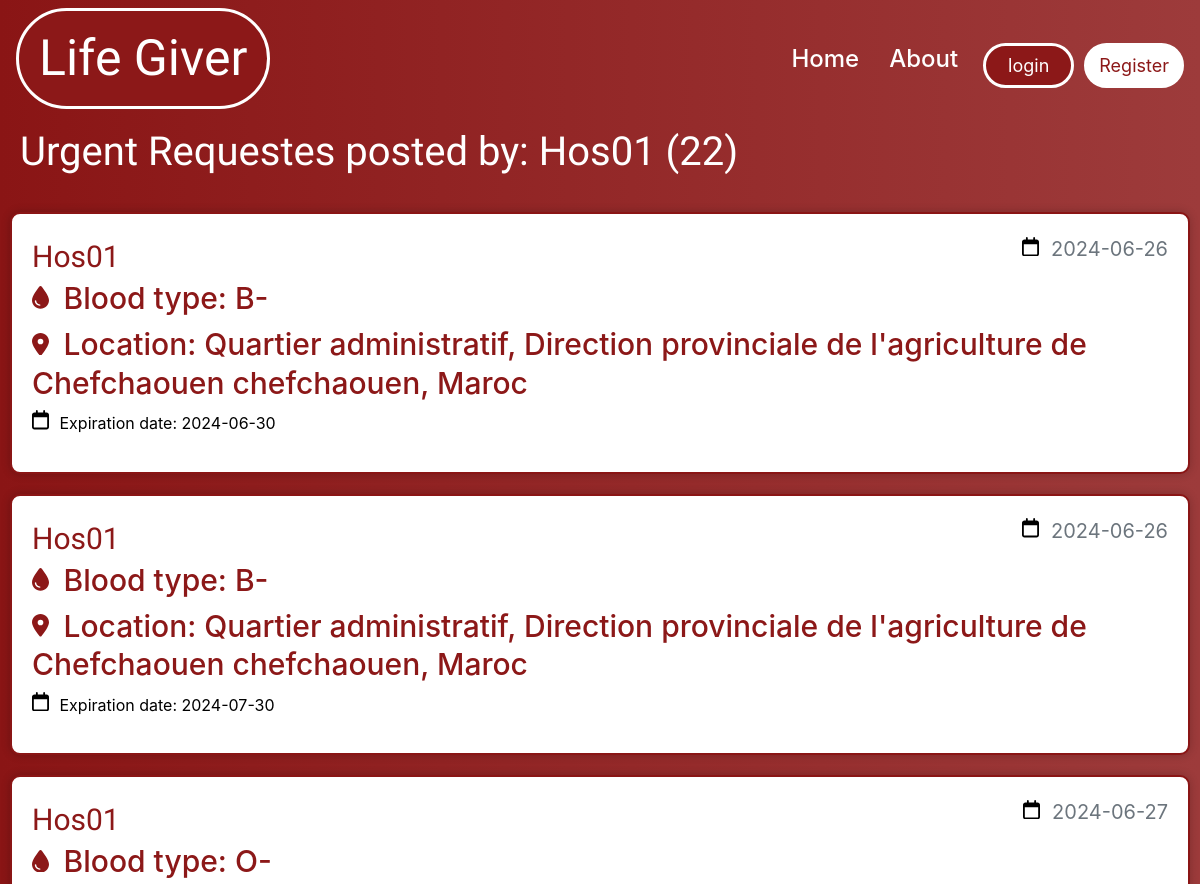
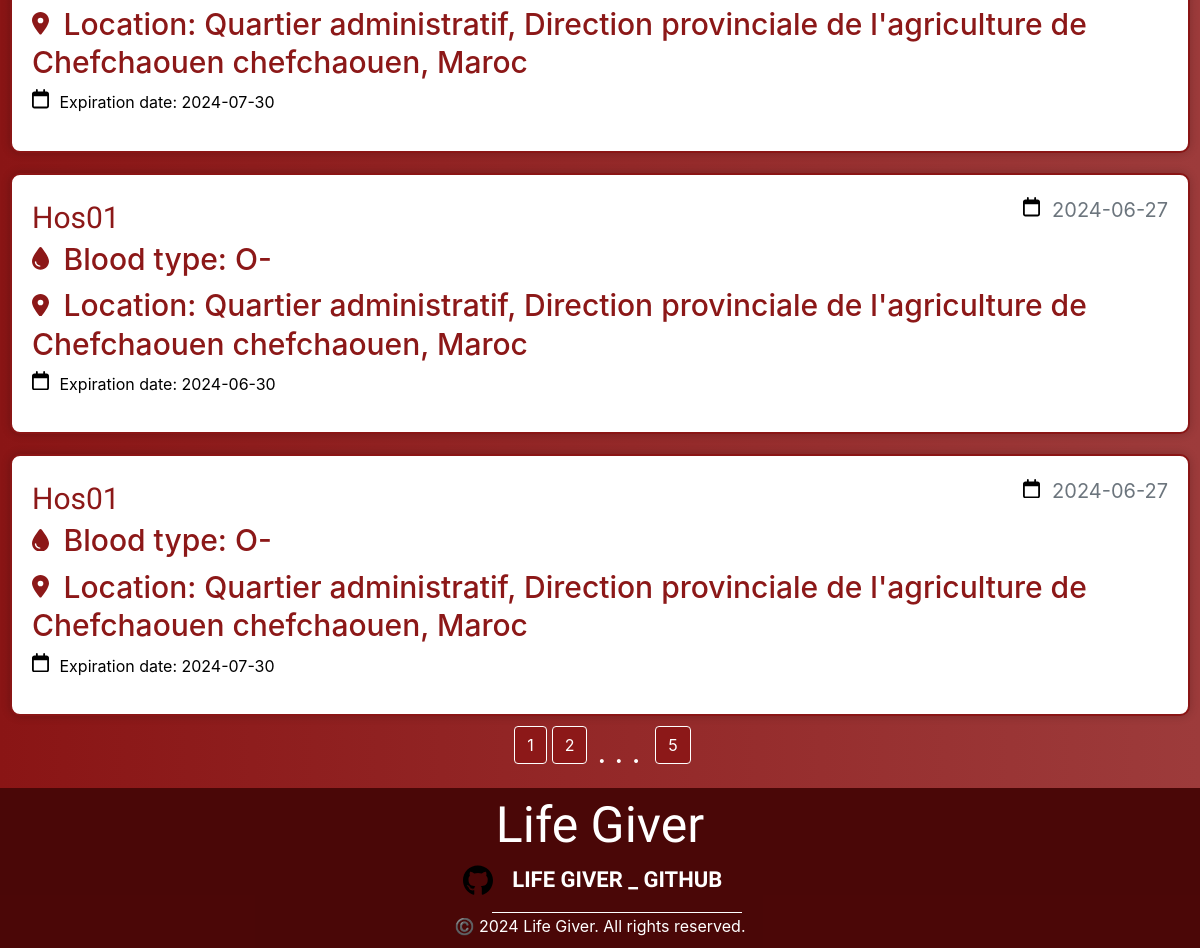
The app's page /hospital_urgent/Hos01 with its own data (2 pictures, top to bottom).
### Lifegiver_test/lifegiver/models.py (models this page shows, shortened)
class Hospital(db.Model, UserMixin):
    __tablename__ = 'hospital'
    id = db.Column(db.Integer, primary_key=True)
    name = db.Column(db.String(225), nullable=False)
    image_file = db.Column(db.String(20), nullable=False, default='default1.png')
    street = db.Column(db.String(500), nullable=True)
    city = db.Column(db.String(100), nullable=True)
    province = db.Column(db.String(100), nullable=True)
    zip_code = db.Column(db.String(45), nullable=True)
    country = db.Column(db.String(100), nullable=True)
    phone_number = db.Column(db.String(45), nullable=False)
    email = db.Column(db.String(125), unique=True, nullable=False)
    password = db.Column(db.String(60), nullable=False)
    barcode = db.Column(db.String(100), unique=True, nullable=False)
    lat = db.Column(db.Float, nullable=True)
    lng = db.Column(db.Float, nullable=True)
    hospital_donations = db.relationship('UserDonation', backref='hospital_donation', lazy=True)
    hospital_requests = db.relationship('DonationRequest', backref='hospital_request', lazy=True)
    urgent_requests = db.relationship('UrgentRequest', backref='hospital_urgent_request', lazy=True)

class UrgentRequest(db.Model):
    id = db.Column(db.Integer, primary_key=True)
    hospital_id = db.Column(db.Integer, db.ForeignKey('hospital.id'), nullable=False)
    blood_type = db.Column(db.Enum('O-', 'O+', 'A-', 'A+', 'B-', 'B+', 'AB-', 'AB+'), nullable=False)
    request_date = db.Column(db.DateTime, nullable=False, default=datetime.now)
    expiration_date = db.Column(db.DateTime, nullable=False, default=lambda: datetime.now() + timedelta(days=15))

### Lifegiver_test/lifegiver/route.py (the view)
@app.route('/hospital_urgent/<string:name>', methods=['POST', 'GET'], strict_slashes=False)
def hospital_urgent_requests(name):
    page = request.args.get('page', 1, type=int)
    hospital = Hospital.query.filter_by(name=name).first_or_404()
    hospital_urg_requests = UrgentRequest.query.filter_by(hospital_id=hospital.id)\
            .order_by(UrgentRequest.request_date.asc())\
            .paginate(page=page, per_page=5) # inteade of using .all() we gonna change it to .paginate() to get 10 requests per page
    return render_template('hospital_urgent_requests.html', title='Hospital Urgent Requests', requests=hospital_urg_requests, hospital=hospital)

### Lifegiver_test/lifegiver/templates/hospital_urgent_requests.html (shortened to what this page needs)
{% extends "layout.html" %}
{% block link %}
<link rel="stylesheet" type="text/css" href="{{ url_for('static', filename='css/hospital_urgent_requests.css') }}" />
{% endblock link %}
{% block content %}
<div id="title">
  <h1 class="mb-3">Urgent Requestes posted by: {{ hospital.name }} ({{ requests.total }})</h1>
</div>
    {% for req in requests.items %}
        <article class="media content-section">
          <div class="media-body" id="card" >
            <div class="article-metadata">
              <a class="mr-2" href="">{{ req.hospital_urgent_request.name }}</a>
              <small class="text-muted">
                {{ req.request_date.strftime('%Y-%m-%d') }}</small>
            </div>
            <h2>
              <a class="article-title" href="">{{ 'Blood type: ' ~ req.blood_type }}</a></h2>
            <h2>
              <a class="article-title" href="#">{{ 'Location: ' ~ req.hospital_urgent_request.street ~ ' ' ~ req.hospital_urgent_request.city ~ ', ' ~ req.hospital_urgent_request.country }}</a></h2>
            <p id="expiration" class="article-content">
              {{ 'Expiration date: ' ~ req.expiration_date.strftime('%Y-%m-%d') }}</p>
        </div>
        </article>
    {% endfor %}
    <div class="div">
       {% for page_num in requests.iter_pages(left_edge=1, right_edge=1, left_current=1, right_current=1) %}
      {% if page_num %}
        {% if requests.page == page_num %}
          <a id="page" class="btn btn-info mb-4" href="{{ url_for('hospital_urgent_requests', name=hospital.name, page=page_num) }}">{{ page_num }}</a>
        {% else %}
          <a id="page" class="btn btn-outline-info mb-4" href="{{ url_for('hospital_urgent_requests',name=hospital.name, page=page_num) }}">{{ page_num }}</a>
        {% endif %}
      {% else %}
        <span>. . .</span>
      {% endif %}
    {% endfor %}
    </div>
{% endblock content %}

### Lifegiver_test/lifegiver/static/css/loading.css (style rules this page uses)
:root { --border-width: 7px; }
* { margin: 0; padding: 0; }

### Lifegiver_test/lifegiver/static/css/hospital_urgent_requests.css (style rules this page uses)
body { background-image: linear-gradient(to right, #8a1515, #9d3b3b); }
#card { padding-left: 20px; padding-top: 20px; padding-right: 20px; padding-bottom: 20px; background: #fff; border: 2px solid rgb(255, 255, 255, .2); backdrop-filter: blur(20px); box-shadow: 0 0 10px rgb(0, 0, 0, .2); color: #fff; border-radius: 10px; border: 2px solid #8a1515; }
article { padding-left: 10px; padding-top: 10px; padding-right: 10px; padding-bottom: 10px; }
#page { background-color: #8c1818; border: 1px solid #fff; color: #fff; margin-left: 5px; }
.div { display: flex; justify-content: center; }
.div span { color: #fff; margin-left: 10px; margin-right: 10px; margin-top: 4px; font-size: 30px; }
svg { width: 17px; margin-right: 6px; }
small { font-size: 20px; margin-left: 60px; }
.article-metadata { display: flex; justify-content: space-between; }
.article-metadata a { color: #8c1818; font-size: 30px; font-weight: 400; font-family: "Acme", sans-serif; text-decoration: none; }
h2 a { color: #8c1818 !important; font-size: 30px !important; text-decoration: none !important; }
#title h1 { color: #fff; font-family: "Acme", sans-serif; }
#title { display: flex; margin-top: 10px; margin-bottom: 10px; margin-left: 20px; }
#expiration { color: black !important; }

### records on screen
Hospital: name "Hos01", street+city+country "Location: Quartier administratif, Direction provinciale de l'agriculture de Chefchaouen chefchaouen, Maroc"
UrgentRequest: hospital_urgent_request.name "Hos01", request_date "2024-06-26", blood_type "Blood type: B-", expiration_date "Expiration date: 2024-06-30"
UrgentRequest: hospital_urgent_request.name "Hos01", request_date "2024-06-26", blood_type "Blood type: B-", expiration_date "Expiration date: 2024-07-30"
UrgentRequest: hospital_urgent_request.name "Hos01", request_date "2024-06-27", blood_type "Blood type: O-", expiration_date "Expiration date: 2024-07-30"
UrgentRequest: hospital_urgent_request.name "Hos01", request_date "2024-06-27", blood_type "Blood type: O-", expiration_date "Expiration date: 2024-06-30"
UrgentRequest: hospital_urgent_request.name "Hos01", request_date "2024-06-27", blood_type "Blood type: O-", expiration_date "Expiration date: 2024-07-30"

### other values on screen
{{ requests.total }} "22"
{{ page_num }} "1"
{{ page_num }} "2" "5"
